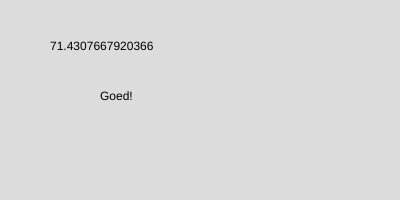
Frame 1 (no input)
Frame 60 (no input): identical to frame 1, image omitted
Frame 120 (the mouse pressed at the canvas centre since frame 60): identical to frame 1, image omitted

The p5.js sketch that drew this single still picture (run headless with seeded random() and noise() and a simulated clock; from frame 60 on, the mouse is pressed at the canvas centre):

// p5.js sketch
// ── sketch.js
let score = 0 


function setup() {
  createCanvas(400, 200);
  score = random(100)
}

function draw() {
  background(220);
  text(score,50,50)
  

if (score >= 90) {
  text("Uitstekend!", 100, 100);
} else if (score > 70) {
  text("Goed!", 100, 100);
} else if (score > 50) {
  text("Voldoende", 100, 100);
} else {
  text("Onvoldoende", 100, 100);
}
  
    
}
